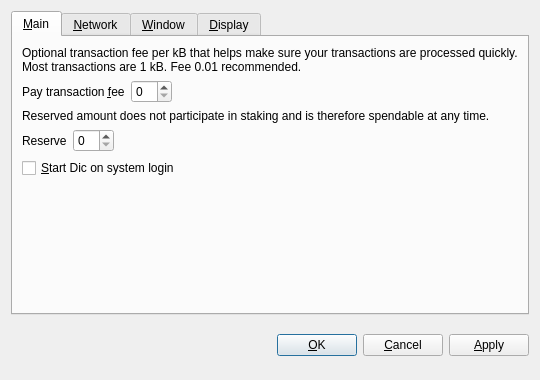
<?xml version="1.0" encoding="UTF-8"?>
<ui version="4.0">
 <class>OptionsDialog</class>
 <widget class="QDialog" name="OptionsDialog">
  <property name="geometry">
   <rect>
    <x>0</x>
    <y>0</y>
    <width>540</width>
    <height>380</height>
   </rect>
  </property>
  <property name="windowTitle">
   <string>Options</string>
  </property>
  <property name="styleSheet">
   <string notr="true">background-image: url(:/images/bkg2);</string>
  </property>
  <property name="modal">
   <bool>true</bool>
  </property>
  <layout class="QVBoxLayout" name="verticalLayout">
   <item>
    <widget class="QTabWidget" name="tabWidget">
     <property name="tabPosition">
      <enum>QTabWidget::North</enum>
     </property>
     <property name="currentIndex">
      <number>0</number>
     </property>
     <widget class="QWidget" name="tabMain">
      <attribute name="title">
       <string>&amp;Main</string>
      </attribute>
      <layout class="QVBoxLayout" name="verticalLayout_Main">
       <item>
        <widget class="QLabel" name="transactionFeeInfoLabel">
         <property name="text">
          <string>Optional transaction fee per kB that helps make sure your transactions are processed quickly. Most transactions are 1 kB. Fee 0.01 recommended.</string>
         </property>
         <property name="textFormat">
          <enum>Qt::PlainText</enum>
         </property>
         <property name="wordWrap">
          <bool>true</bool>
         </property>
        </widget>
       </item>
       <item>
        <layout class="QHBoxLayout" name="horizontalLayoutFee">
         <item>
          <widget class="QLabel" name="transactionFeeLabel">
           <property name="text">
            <string>Pay transaction &amp;fee</string>
           </property>
           <property name="textFormat">
            <enum>Qt::PlainText</enum>
           </property>
           <property name="buddy">
            <cstring>transactionFee</cstring>
           </property>
          </widget>
         </item>
         <item>
          <widget class="BitcoinAmountField" name="transactionFee"/>
         </item>
         <item>
          <spacer name="horizontalSpacerFee">
           <property name="orientation">
            <enum>Qt::Horizontal</enum>
           </property>
           <property name="sizeHint" stdset="0">
            <size>
             <width>40</width>
             <height>20</height>
            </size>
           </property>
          </spacer>
         </item>
        </layout>
       </item>
       <item>
        <widget class="QLabel" name="reserveBalanceInfoLabel">
         <property name="text">
          <string>Reserved amount does not participate in staking and is therefore spendable at any time.</string>
         </property>
         <property name="textFormat">
          <enum>Qt::PlainText</enum>
         </property>
         <property name="wordWrap">
          <bool>true</bool>
         </property>
        </widget>
       </item>
       <item>
        <layout class="QHBoxLayout" name="horizontalLayoutReserveBalance">
         <item>
          <widget class="QLabel" name="reserveBalanceLabel">
           <property name="text">
            <string>Reserve</string>
           </property>
           <property name="textFormat">
            <enum>Qt::PlainText</enum>
           </property>
           <property name="buddy">
            <cstring>reserveBalance</cstring>
           </property>
          </widget>
         </item>
         <item>
          <widget class="BitcoinAmountField" name="reserveBalance"/>
         </item>
         <item>
          <spacer name="horizontalSpacerReserveBalance">
           <property name="orientation">
            <enum>Qt::Horizontal</enum>
           </property>
           <property name="sizeHint" stdset="0">
            <size>
             <width>40</width>
             <height>20</height>
            </size>
           </property>
          </spacer>
         </item>
        </layout>
       </item>
       <item>
        <widget class="QCheckBox" name="bitcoinAtStartup">
         <property name="toolTip">
          <string>Automatically start Dic after logging in to the system.</string>
         </property>
         <property name="text">
          <string>&amp;Start Dic on system login</string>
         </property>
        </widget>
       </item>
       <item>
        <spacer name="verticalSpacer_Main">
         <property name="orientation">
          <enum>Qt::Vertical</enum>
         </property>
         <property name="sizeHint" stdset="0">
          <size>
           <width>20</width>
           <height>40</height>
          </size>
         </property>
        </spacer>
       </item>
      </layout>
     </widget>
     <widget class="QWidget" name="tabNetwork">
      <attribute name="title">
       <string>&amp;Network</string>
      </attribute>
      <layout class="QVBoxLayout" name="verticalLayout_Network">
       <item>
        <widget class="QCheckBox" name="mapPortUpnp">
         <property name="toolTip">
          <string>Automatically open the Dic client port on the router. This only works when your router supports UPnP and it is enabled.</string>
         </property>
         <property name="text">
          <string>Map port using &amp;UPnP</string>
         </property>
        </widget>
       </item>
       <item>
        <widget class="QCheckBox" name="connectSocks">
         <property name="toolTip">
          <string>Connect to the Dic network through a SOCKS proxy (e.g. when connecting through Tor).</string>
         </property>
         <property name="text">
          <string>&amp;Connect through SOCKS proxy:</string>
         </property>
        </widget>
       </item>
       <item>
        <layout class="QHBoxLayout" name="horizontalLayout_Network">
         <item>
          <widget class="QLabel" name="proxyIpLabel">
           <property name="text">
            <string>Proxy &amp;IP:</string>
           </property>
           <property name="textFormat">
            <enum>Qt::PlainText</enum>
           </property>
           <property name="buddy">
            <cstring>proxyIp</cstring>
           </property>
          </widget>
         </item>
         <item>
          <widget class="QValidatedLineEdit" name="proxyIp">
           <property name="maximumSize">
            <size>
             <width>140</width>
             <height>16777215</height>
            </size>
           </property>
           <property name="toolTip">
            <string>IP address of the proxy (e.g. 127.0.0.1)</string>
           </property>
          </widget>
         </item>
         <item>
          <widget class="QLabel" name="proxyPortLabel">
           <property name="text">
            <string>&amp;Port:</string>
           </property>
           <property name="textFormat">
            <enum>Qt::PlainText</enum>
           </property>
           <property name="buddy">
            <cstring>proxyPort</cstring>
           </property>
          </widget>
         </item>
         <item>
          <widget class="QLineEdit" name="proxyPort">
           <property name="maximumSize">
            <size>
             <width>55</width>
             <height>16777215</height>
            </size>
           </property>
           <property name="toolTip">
            <string>Port of the proxy (e.g. 9050)</string>
           </property>
          </widget>
         </item>
         <item>
          <widget class="QLabel" name="socksVersionLabel">
           <property name="text">
            <string>SOCKS &amp;Version:</string>
           </property>
           <property name="textFormat">
            <enum>Qt::PlainText</enum>
           </property>
           <property name="buddy">
            <cstring>socksVersion</cstring>
           </property>
          </widget>
         </item>
         <item>
          <widget class="QValueComboBox" name="socksVersion">
           <property name="toolTip">
            <string>SOCKS version of the proxy (e.g. 5)</string>
           </property>
          </widget>
         </item>
         <item>
          <spacer name="horizontalSpacer_Network">
           <property name="orientation">
            <enum>Qt::Horizontal</enum>
           </property>
           <property name="sizeHint" stdset="0">
            <size>
             <width>40</width>
             <height>20</height>
            </size>
           </property>
          </spacer>
         </item>
        </layout>
       </item>
       <item>
        <spacer name="verticalSpacer_Network">
         <property name="orientation">
          <enum>Qt::Vertical</enum>
         </property>
         <property name="sizeHint" stdset="0">
          <size>
           <width>20</width>
           <height>40</height>
          </size>
         </property>
        </spacer>
       </item>
      </layout>
     </widget>
     <widget class="QWidget" name="tabWindow">
      <attribute name="title">
       <string>&amp;Window</string>
      </attribute>
      <layout class="QVBoxLayout" name="verticalLayout_Window">
       <item>
        <widget class="QCheckBox" name="minimizeToTray">
         <property name="toolTip">
          <string>Show only a tray icon after minimizing the window.</string>
         </property>
         <property name="text">
          <string>&amp;Minimize to the tray instead of the taskbar</string>
         </property>
        </widget>
       </item>
       <item>
        <widget class="QCheckBox" name="minimizeOnClose">
         <property name="toolTip">
          <string>Minimize instead of exit the application when the window is closed. When this option is enabled, the application will be closed only after selecting Quit in the menu.</string>
         </property>
         <property name="text">
          <string>M&amp;inimize on close</string>
         </property>
        </widget>
       </item>
       <item>
        <spacer name="verticalSpacer_Window">
         <property name="orientation">
          <enum>Qt::Vertical</enum>
         </property>
         <property name="sizeHint" stdset="0">
          <size>
           <width>20</width>
           <height>40</height>
          </size>
         </property>
        </spacer>
       </item>
      </layout>
     </widget>
     <widget class="QWidget" name="tabDisplay">
      <attribute name="title">
       <string>&amp;Display</string>
      </attribute>
      <layout class="QVBoxLayout" name="verticalLayout_Display">
       <item>
        <layout class="QHBoxLayout" name="horizontalLayout_1_Display">
         <item>
          <widget class="QLabel" name="langLabel">
           <property name="text">
            <string>User Interface &amp;language:</string>
           </property>
           <property name="textFormat">
            <enum>Qt::PlainText</enum>
           </property>
           <property name="buddy">
            <cstring>lang</cstring>
           </property>
          </widget>
         </item>
         <item>
          <widget class="QValueComboBox" name="lang">
           <property name="toolTip">
            <string>The user interface language can be set here. This setting will take effect after restarting Dic.</string>
           </property>
          </widget>
         </item>
        </layout>
       </item>
       <item>
        <layout class="QHBoxLayout" name="horizontalLayout_2_Display">
         <item>
          <widget class="QLabel" name="unitLabel">
           <property name="text">
            <string>&amp;Unit to show amounts in:</string>
           </property>
           <property name="textFormat">
            <enum>Qt::PlainText</enum>
           </property>
           <property name="buddy">
            <cstring>unit</cstring>
           </property>
          </widget>
         </item>
         <item>
          <widget class="QValueComboBox" name="unit">
           <property name="toolTip">
            <string>Choose the default subdivision unit to show in the interface and when sending coins.</string>
           </property>
          </widget>
         </item>
        </layout>
       </item>
       <item>
        <widget class="QCheckBox" name="displayAddresses">
         <property name="toolTip">
          <string>Whether to show Dic addresses in the transaction list or not.</string>
         </property>
         <property name="text">
          <string>&amp;Display addresses in transaction list</string>
         </property>
        </widget>
       </item>
       <item>
        <widget class="QCheckBox" name="coinControlFeatures">
         <property name="toolTip">
          <string>Whether to show coin control features or not.</string>
         </property>
         <property name="text">
          <string>Display coin &amp;control features (experts only!)</string>
         </property>
        </widget>
       </item>
       <item>
        <spacer name="verticalSpacer_Display">
         <property name="orientation">
          <enum>Qt::Vertical</enum>
         </property>
         <property name="sizeHint" stdset="0">
          <size>
           <width>20</width>
           <height>40</height>
          </size>
         </property>
        </spacer>
       </item>
      </layout>
     </widget>
    </widget>
   </item>
   <item>
    <layout class="QHBoxLayout" name="horizontalLayout_Buttons">
     <item>
      <spacer name="horizontalSpacer_1">
       <property name="orientation">
        <enum>Qt::Horizontal</enum>
       </property>
       <property name="sizeHint" stdset="0">
        <size>
         <width>40</width>
         <height>48</height>
        </size>
       </property>
      </spacer>
     </item>
     <item>
      <widget class="QLabel" name="statusLabel">
       <property name="font">
        <font>
         <weight>75</weight>
         <bold>true</bold>
        </font>
       </property>
       <property name="text">
        <string/>
       </property>
       <property name="textFormat">
        <enum>Qt::PlainText</enum>
       </property>
       <property name="wordWrap">
        <bool>true</bool>
       </property>
      </widget>
     </item>
     <item>
      <spacer name="horizontalSpacer_2">
       <property name="orientation">
        <enum>Qt::Horizontal</enum>
       </property>
       <property name="sizeHint" stdset="0">
        <size>
         <width>40</width>
         <height>48</height>
        </size>
       </property>
      </spacer>
     </item>
     <item>
      <widget class="QPushButton" name="okButton">
       <property name="text">
        <string>&amp;OK</string>
       </property>
      </widget>
     </item>
     <item>
      <widget class="QPushButton" name="cancelButton">
       <property name="text">
        <string>&amp;Cancel</string>
       </property>
       <property name="autoDefault">
        <bool>false</bool>
       </property>
      </widget>
     </item>
     <item>
      <widget class="QPushButton" name="applyButton">
       <property name="text">
        <string>&amp;Apply</string>
       </property>
       <property name="autoDefault">
        <bool>false</bool>
       </property>
      </widget>
     </item>
    </layout>
   </item>
  </layout>
 </widget>
 <customwidgets>
  <customwidget>
   <class>BitcoinAmountField</class>
   <extends>QSpinBox</extends>
   <header>bitcoinamountfield.h</header>
   <container>1</container>
  </customwidget>
  <customwidget>
   <class>QValueComboBox</class>
   <extends>QComboBox</extends>
   <header>qvaluecombobox.h</header>
  </customwidget>
  <customwidget>
   <class>QValidatedLineEdit</class>
   <extends>QLineEdit</extends>
   <header>qvalidatedlineedit.h</header>
  </customwidget>
 </customwidgets>
 <resources/>
 <connections/>
</ui>
